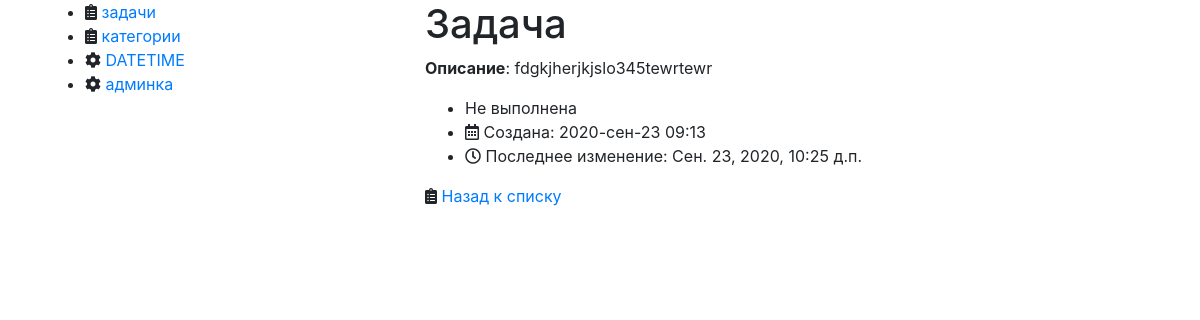
Screenshot of /details/3 with the database file from the repository.
### tasks/models.py (models this page shows, shortened)
class TodoItem(models.Model):
    description = models.TextField("описание")
    is_completed = models.BooleanField("выполнено", default=False)
    created = models.DateTimeField(auto_now_add=True)
    updated = models.DateTimeField(auto_now=True)
    owner = models.ForeignKey(User, on_delete=models.CASCADE, related_name="tasks")
    priority = models.ForeignKey(Priority, on_delete=models.CASCADE, related_name="task_priority")
    category = models.ManyToManyField(Category, blank=True)
    def __str__(self):
        return self.description
    class Meta:
        verbose_name = 'Задача'
        verbose_name_plural = 'Задачи'

### tasks/views.py (the view)
# urls.py: path("details/<int:pk>", views.TaskDetailsView.as_view(), name="details"),
class TaskDetailsView(DetailView):
    model = TodoItem
    template_name = "tasks/details.html"

### tasks/templates/tasks/details.html (shortened to what this page needs)
{% extends "base.html" %}
{% block main_content %}
  <h1>Задача</h1>
  <p><b>Описание</b>: {{ object }}</p>
  <ul>
    <li>
      {{ object.is_completed|yesno:"Выполнена,Не выполнена" }}
    </li>
    <li><i class="far fa-calendar-alt"></i>&nbsp;Создана: {{ object.created|date:"Y-b-d H:i" }}</li>
    <li><i class="far fa-clock"></i>&nbsp;Последнее изменение: {{ object.updated }}</li>
  </ul>
  <i class="fas fa-clipboard-list"></i>&nbsp;<a href="{% url "tasks:list" %}">Назад к списку</a>
{% endblock %}

### rows the page displays
TodoItem: description "fdgkjherjkjslo345tewrtewr", is_completed "Не выполнена", created "2020-сен-23 09:13", updated "Сен. 23, 2020, 10:25 д.п."
